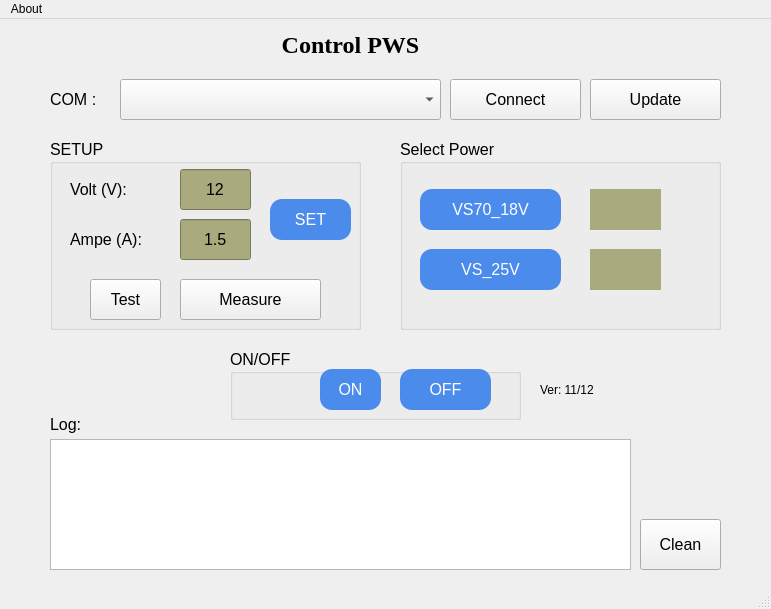
<?xml version="1.0" encoding="UTF-8"?>
<ui version="4.0">
 <class>MainWindow</class>
 <widget class="QMainWindow" name="MainWindow">
  <property name="geometry">
   <rect>
    <x>0</x>
    <y>0</y>
    <width>771</width>
    <height>609</height>
   </rect>
  </property>
  <property name="windowTitle">
   <string>MainWindow</string>
  </property>
  <widget class="QWidget" name="centralwidget">
   <widget class="QComboBox" name="comboBox">
    <property name="geometry">
     <rect>
      <x>120</x>
      <y>60</y>
      <width>321</width>
      <height>41</height>
     </rect>
    </property>
    <property name="font">
     <font>
      <pointsize>12</pointsize>
     </font>
    </property>
   </widget>
   <widget class="QLabel" name="label">
    <property name="geometry">
     <rect>
      <x>50</x>
      <y>60</y>
      <width>61</width>
      <height>41</height>
     </rect>
    </property>
    <property name="font">
     <font>
      <pointsize>12</pointsize>
     </font>
    </property>
    <property name="text">
     <string>COM :</string>
    </property>
   </widget>
   <widget class="QLabel" name="label_2">
    <property name="geometry">
     <rect>
      <x>50</x>
      <y>390</y>
      <width>61</width>
      <height>31</height>
     </rect>
    </property>
    <property name="font">
     <font>
      <pointsize>12</pointsize>
     </font>
    </property>
    <property name="text">
     <string>Log:</string>
    </property>
   </widget>
   <widget class="QTextEdit" name="logg">
    <property name="geometry">
     <rect>
      <x>50</x>
      <y>420</y>
      <width>581</width>
      <height>131</height>
     </rect>
    </property>
    <property name="font">
     <font>
      <pointsize>12</pointsize>
     </font>
    </property>
   </widget>
   <widget class="QPushButton" name="connect">
    <property name="geometry">
     <rect>
      <x>450</x>
      <y>60</y>
      <width>131</width>
      <height>41</height>
     </rect>
    </property>
    <property name="font">
     <font>
      <pointsize>12</pointsize>
     </font>
    </property>
    <property name="text">
     <string>Connect</string>
    </property>
   </widget>
   <widget class="QPushButton" name="clean">
    <property name="geometry">
     <rect>
      <x>640</x>
      <y>500</y>
      <width>81</width>
      <height>51</height>
     </rect>
    </property>
    <property name="font">
     <font>
      <pointsize>12</pointsize>
     </font>
    </property>
    <property name="text">
     <string>Clean</string>
    </property>
   </widget>
   <widget class="QGroupBox" name="Setup">
    <property name="geometry">
     <rect>
      <x>50</x>
      <y>120</y>
      <width>311</width>
      <height>191</height>
     </rect>
    </property>
    <property name="font">
     <font>
      <pointsize>12</pointsize>
     </font>
    </property>
    <property name="title">
     <string>SETUP</string>
    </property>
    <widget class="QLineEdit" name="txtVoltage">
     <property name="geometry">
      <rect>
       <x>130</x>
       <y>30</y>
       <width>71</width>
       <height>41</height>
      </rect>
     </property>
     <property name="font">
      <font>
       <pointsize>12</pointsize>
       <weight>50</weight>
       <bold>false</bold>
      </font>
     </property>
     <property name="styleSheet">
      <string notr="true">background-color: rgb(170, 170, 127);</string>
     </property>
     <property name="text">
      <string>12</string>
     </property>
     <property name="alignment">
      <set>Qt::AlignCenter</set>
     </property>
    </widget>
    <widget class="QLabel" name="label_3">
     <property name="geometry">
      <rect>
       <x>20</x>
       <y>30</y>
       <width>81</width>
       <height>41</height>
      </rect>
     </property>
     <property name="font">
      <font>
       <pointsize>12</pointsize>
      </font>
     </property>
     <property name="text">
      <string>Volt (V):</string>
     </property>
    </widget>
    <widget class="QPushButton" name="set">
     <property name="geometry">
      <rect>
       <x>220</x>
       <y>60</y>
       <width>81</width>
       <height>41</height>
      </rect>
     </property>
     <property name="font">
      <font>
       <pointsize>12</pointsize>
      </font>
     </property>
     <property name="styleSheet">
      <string notr="true">QPushButton {
    background-color: #4b8bec;
    color: white;
    border-radius: 12px;
    padding: 6px;
}

QPushButton:hover {
    background-color: #3975c4;
}

QPushButton:pressed {
    background-color: #2f5d9b;
}
</string>
     </property>
     <property name="text">
      <string>SET</string>
     </property>
    </widget>
    <widget class="QLabel" name="label_4">
     <property name="geometry">
      <rect>
       <x>20</x>
       <y>80</y>
       <width>91</width>
       <height>41</height>
      </rect>
     </property>
     <property name="font">
      <font>
       <pointsize>12</pointsize>
      </font>
     </property>
     <property name="text">
      <string>Ampe (A):</string>
     </property>
    </widget>
    <widget class="QLineEdit" name="txtCurrent">
     <property name="geometry">
      <rect>
       <x>130</x>
       <y>80</y>
       <width>71</width>
       <height>41</height>
      </rect>
     </property>
     <property name="font">
      <font>
       <pointsize>12</pointsize>
       <weight>50</weight>
       <bold>false</bold>
      </font>
     </property>
     <property name="styleSheet">
      <string notr="true">background-color: rgb(170, 170, 127);</string>
     </property>
     <property name="text">
      <string>1.5</string>
     </property>
     <property name="alignment">
      <set>Qt::AlignCenter</set>
     </property>
    </widget>
    <widget class="QPushButton" name="test">
     <property name="geometry">
      <rect>
       <x>40</x>
       <y>140</y>
       <width>71</width>
       <height>41</height>
      </rect>
     </property>
     <property name="font">
      <font>
       <pointsize>12</pointsize>
      </font>
     </property>
     <property name="text">
      <string>Test</string>
     </property>
    </widget>
    <widget class="QPushButton" name="read">
     <property name="geometry">
      <rect>
       <x>130</x>
       <y>140</y>
       <width>141</width>
       <height>41</height>
      </rect>
     </property>
     <property name="font">
      <font>
       <pointsize>12</pointsize>
      </font>
     </property>
     <property name="text">
      <string>Measure</string>
     </property>
    </widget>
   </widget>
   <widget class="QGroupBox" name="groupBox_3">
    <property name="geometry">
     <rect>
      <x>230</x>
      <y>330</y>
      <width>291</width>
      <height>71</height>
     </rect>
    </property>
    <property name="font">
     <font>
      <pointsize>12</pointsize>
     </font>
    </property>
    <property name="title">
     <string>ON/OFF</string>
    </property>
    <widget class="QPushButton" name="on">
     <property name="geometry">
      <rect>
       <x>90</x>
       <y>20</y>
       <width>61</width>
       <height>41</height>
      </rect>
     </property>
     <property name="font">
      <font>
       <pointsize>12</pointsize>
      </font>
     </property>
     <property name="styleSheet">
      <string notr="true">QPushButton {
    background-color: #4b8bec;
    color: white;
    border-radius: 12px;
    padding: 6px;
}

QPushButton:hover {
    background-color: #3975c4;
}

QPushButton:pressed {
    background-color: #2f5d9b;
}
</string>
     </property>
     <property name="text">
      <string>ON</string>
     </property>
    </widget>
    <widget class="QPushButton" name="off">
     <property name="geometry">
      <rect>
       <x>170</x>
       <y>20</y>
       <width>91</width>
       <height>41</height>
      </rect>
     </property>
     <property name="font">
      <font>
       <pointsize>12</pointsize>
      </font>
     </property>
     <property name="styleSheet">
      <string notr="true">QPushButton {
    background-color: #4b8bec;
    color: white;
    border-radius: 12px;
    padding: 6px;
}

QPushButton:hover {
    background-color: #3975c4;
}

QPushButton:pressed {
    background-color: #2f5d9b;
}
</string>
     </property>
     <property name="text">
      <string>OFF</string>
     </property>
    </widget>
   </widget>
   <widget class="QGroupBox" name="STICK">
    <property name="geometry">
     <rect>
      <x>400</x>
      <y>120</y>
      <width>321</width>
      <height>191</height>
     </rect>
    </property>
    <property name="font">
     <font>
      <pointsize>12</pointsize>
     </font>
    </property>
    <property name="title">
     <string>Select Power</string>
    </property>
    <widget class="QPushButton" name="vs70">
     <property name="geometry">
      <rect>
       <x>20</x>
       <y>50</y>
       <width>141</width>
       <height>41</height>
      </rect>
     </property>
     <property name="font">
      <font>
       <pointsize>12</pointsize>
      </font>
     </property>
     <property name="styleSheet">
      <string notr="true">QPushButton {
    background-color: #4b8bec;
    color: white;
    border-radius: 12px;
    padding: 6px;
}

QPushButton:hover {
    background-color: #3975c4;
}

QPushButton:pressed {
    background-color: #2f5d9b;
}
</string>
     </property>
     <property name="text">
      <string>VS70_18V</string>
     </property>
    </widget>
    <widget class="QPushButton" name="vs25">
     <property name="geometry">
      <rect>
       <x>20</x>
       <y>110</y>
       <width>141</width>
       <height>41</height>
      </rect>
     </property>
     <property name="font">
      <font>
       <pointsize>12</pointsize>
      </font>
     </property>
     <property name="styleSheet">
      <string notr="true">QPushButton {
    background-color: #4b8bec;
    color: white;
    border-radius: 12px;
    padding: 6px;
}

QPushButton:hover {
    background-color: #3975c4;
}

QPushButton:pressed {
    background-color: #2f5d9b;
}
</string>
     </property>
     <property name="text">
      <string>VS_25V</string>
     </property>
    </widget>
    <widget class="QLabel" name="status_18">
     <property name="geometry">
      <rect>
       <x>190</x>
       <y>50</y>
       <width>71</width>
       <height>41</height>
      </rect>
     </property>
     <property name="styleSheet">
      <string notr="true">
background-color: rgb(170, 170, 127);</string>
     </property>
     <property name="text">
      <string/>
     </property>
    </widget>
    <widget class="QLabel" name="status_25">
     <property name="geometry">
      <rect>
       <x>190</x>
       <y>110</y>
       <width>71</width>
       <height>41</height>
      </rect>
     </property>
     <property name="styleSheet">
      <string notr="true">
background-color: rgb(170, 170, 127);</string>
     </property>
     <property name="text">
      <string/>
     </property>
    </widget>
   </widget>
   <widget class="QLabel" name="label_5">
    <property name="geometry">
     <rect>
      <x>210</x>
      <y>10</y>
      <width>281</width>
      <height>31</height>
     </rect>
    </property>
    <property name="font">
     <font>
      <family>Times New Roman</family>
      <pointsize>18</pointsize>
      <weight>75</weight>
      <bold>true</bold>
     </font>
    </property>
    <property name="text">
     <string>Control PWS</string>
    </property>
    <property name="alignment">
     <set>Qt::AlignCenter</set>
    </property>
   </widget>
   <widget class="QPushButton" name="refresh">
    <property name="geometry">
     <rect>
      <x>590</x>
      <y>60</y>
      <width>131</width>
      <height>41</height>
     </rect>
    </property>
    <property name="font">
     <font>
      <pointsize>12</pointsize>
     </font>
    </property>
    <property name="text">
     <string>Update</string>
    </property>
   </widget>
   <widget class="QLabel" name="label_6">
    <property name="geometry">
     <rect>
      <x>540</x>
      <y>360</y>
      <width>71</width>
      <height>21</height>
     </rect>
    </property>
    <property name="text">
     <string>Ver: 11/12</string>
    </property>
   </widget>
  </widget>
  <widget class="QMenuBar" name="menubar">
   <property name="geometry">
    <rect>
     <x>0</x>
     <y>0</y>
     <width>771</width>
     <height>26</height>
    </rect>
   </property>
   <widget class="QMenu" name="menuAbout">
    <property name="title">
     <string>About</string>
    </property>
    <addaction name="actionInfor"/>
   </widget>
   <addaction name="menuAbout"/>
  </widget>
  <widget class="QStatusBar" name="statusbar"/>
  <action name="actionInfor">
   <property name="text">
    <string>Infor</string>
   </property>
  </action>
 </widget>
 <resources/>
 <connections/>
</ui>
